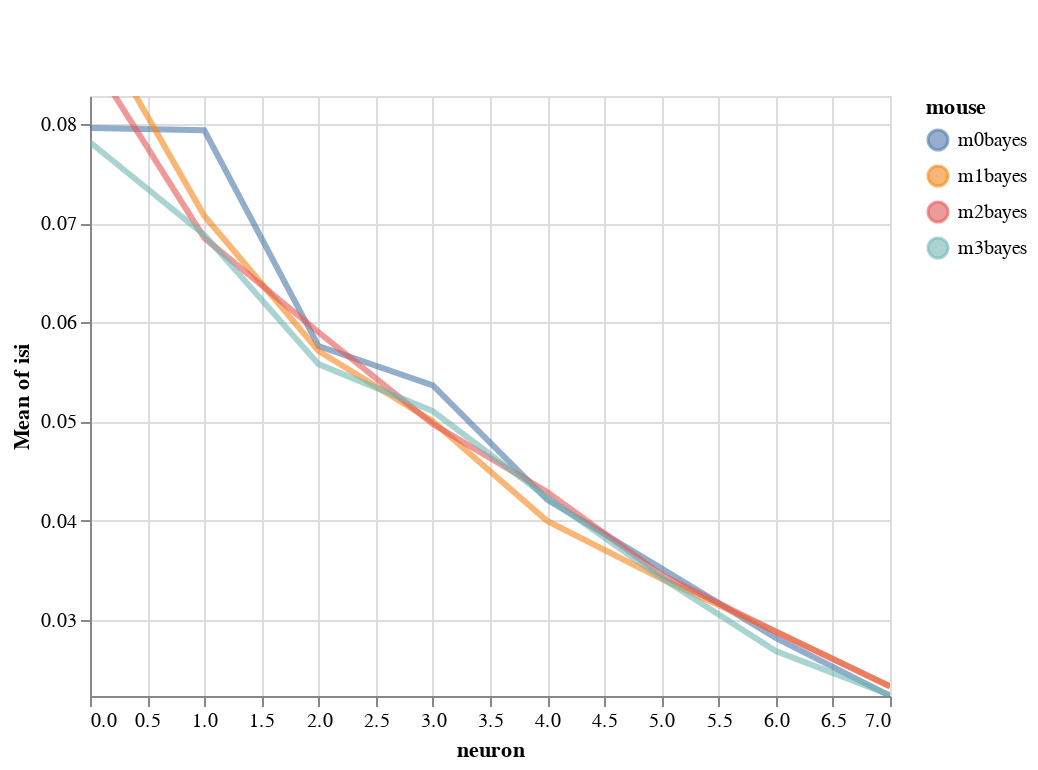

The code cell stored with this chart in its notebook:
### Markdown cell above
## Appendix: Elements of interactivity (WIP)

### Code cell
import altair as alt
y='isi'
color='mouse'
x='neuron'

base=alt.Chart(df).encode(
            x=x,
            color=f'{color}',
            y=alt.Y(f'mean({y})',
                    scale=alt.Scale(zero=False,
                                    domain=list(np.quantile(df[y], [.05, .95])))),
)
highlight = alt.selection(type='single', on='mouseover',
                          fields=[color], nearest=True)


lines=base.mark_line(clip=True, fill=None, opacity=.6, ).encode(
            size=alt.condition(~highlight, alt.value(1), alt.value(3))
        )
points = base.mark_circle().encode(
    opacity=alt.value(0),
    #axis=alt.Axis(labels=False, tickCount=0, title='')
).add_selection(
    highlight
)

lines+points

### Figure 1 — Vega-Lite specification as saved in the notebook (floating-point values rounded to 4 significant figures)
{"config": {"view": {"continuousWidth": 400, "continuousHeight": 300}}, "layer": [{"mark": {"type": "line", "clip": true, "fill": null, "opacity": 0.6}, "encoding": {"color": {"type": "nominal", "field": "mouse"}, "size": {"condition": {"value": 1, "selection": {"not": "selector001"}}, "value": 3}, "x": {"type": "quantitative", "field": "neuron"}, "y": {"type": "quantitative", "aggregate": "mean", "field": "isi", "scale": {"domain": [0.02233, 0.08281], "zero": false}}}}, {"mark": "circle", "encoding": {"color": {"type": "nominal", "field": "mouse"}, "opacity": {"value": 0}, "x": {"type": "quantitative", "field": "neuron"}, "y": {"type": "quantitative", "aggregate": "mean", "field": "isi", "scale": {"domain": [0.02233, 0.08281], "zero": false}}}, "selection": {"selector001": {"type": "single", "on": "mouseover", "fields": ["mouse"], "nearest": true}}}], "data": {"name": "data-b9295b3314805c5c10acca5f6b7d47fb"}, "$schema": "https://vega.github.io/schema/vega-lite/v4.8.1.json", "datasets": {"data-b9295b3314805c5c10acca5f6b7d47fb": [{"i_trial": 0, "neuron": 0, "stim": 0, "neuron_x_mouse": "0m0bayes", "mouse_code": 0, "neuron_code": 0, "mouse": "m0bayes", "log_firing_rate": 1.792, "Firing rate": 61.9, "firing_rate": 61.9, "i_spike": 44.0, "isi": 0.07802, "log_isi": -1.108}, {"i_trial": 0, "neuron": 0, "stim": 0, "neuron_x_mouse": "0m1bayes", "mouse_code": 1, "neuron_code": 1, "mouse": "m1bayes", "log_firing_rate": 2.248, "Firing rate": 176.9, "firing_rate": 176.9, "i_spike": 35.0, "isi": 0.1001, "log_isi": -0.9996}, {"i_trial": 0, "neuron": 0, "stim": 0, "neuron_x_mouse": "0m2bayes", "mouse_code": 2, "neuron_code": 2, "mouse": "m2bayes", "log_firing_rate": 1.77, "Firing rate": 58.89, "firing_rate": 58.89, "i_spike": 45.0, "isi": 0.07781, "log_isi": -1.109}, {"i_trial": 0, "neuron": 0, "stim": 0, "neuron_x_mouse": "0m3bayes", "mouse_code": 3, "neuron_code": 3, "mouse": "m3bayes", "log_firing_rate": 1.649, "Firing rate": 44.54, "firing_rate": 44.54, "i_spike": 32.5, "isi": 0.1056, "log_isi": -0.9762}, {"i_trial": 0, "neuron": 0, "stim": 1, "neuron_x_mouse": "0m0bayes", "mouse_code": 0, "neuron_code": 0, "mouse": "m0bayes", "log_firing_rate": 1.625, "Firing rate": 42.2, "firing_rate": 42.2, "i_spike": 42.5, "isi": 0.08301, "log_isi": -1.081}, {"i_trial": 0, "neuron": 0, "stim": 1, "neuron_x_mouse": "0m1bayes", "mouse_code": 1, "neuron_code": 1, "mouse": "m1bayes", "log_firing_rate": 1.754, "Firing rate": 56.79, "firing_rate": 56.79, "i_spike": 45.0, "isi": 0.07816, "log_isi": -1.107}, {"i_trial": 0, "neuron": 0, "stim": 1, "neuron_x_mouse": "0m2bayes", "mouse_code": 2, "neuron_code": 2, "mouse": "m2bayes", "log_firing_rate": 2.147, "Firing rate": 140.3, "firing_rate": 140.3, "i_spike": 49.0, "isi": 0.07182, "log_isi": -1.144}, {"i_trial": 0, "neuron": 0, "stim": 1, "neuron_x_mouse": "0m3bayes", "mouse_code": 3, "neuron_code": 3, "mouse": "m3bayes", "log_firing_rate": 1.951, "Firing rate": 89.28, "firing_rate": 89.28, "i_spike": 49.5, "isi": 0.07063, "log_isi": -1.151}, {"i_trial": 0, "neuron": 1, "stim": 0, "neuron_x_mouse": "1m0bayes", "mouse_code": 0, "neuron_code": 4, "mouse": "m0bayes", "log_firing_rate": 2.039, "Firing rate": 109.4, "firing_rate": 109.4, "i_spike": 51.0, "isi": 0.06644, "log_isi": -1.178}, {"i_trial": 0, "neuron": 1, "stim": 0, "neuron_x_mouse": "1m1bayes", "mouse_code": 1, "neuron_code": 5, "mouse": "m1bayes", "log_firing_rate": 1.624, "Firing rate": 42.07, "firing_rate": 42.07, "i_spike": 42.0, "isi": 0.08244, "log_isi": -1.084}, {"i_trial": 0, "neuron": 1, "stim": 0, "neuron_x_mouse": "1m2bayes", "mouse_code": 2, "neuron_code": 6, "mouse": "m2bayes", "log_firing_rate": 1.866, "Firing rate": 73.48, "firing_rate": 73.48, "i_spike": 47.5, "isi": 0.07213, "log_isi": -1.142}, {"i_trial": 0, "neuron": 1, "stim": 0, "neuron_x_mouse": "1m3bayes", "mouse_code": 3, "neuron_code": 7, "mouse": "m3bayes", "log_firing_rate": 1.971, "Firing rate": 93.59, "firing_rate": 93.59, "i_spike": 50.5, "isi": 0.06725, "log_isi": -1.172}, {"i_trial": 0, "neuron": 1, "stim": 1, "neuron_x_mouse": "1m0bayes", "mouse_code": 0, "neuron_code": 4, "mouse": "m0bayes", "log_firing_rate": 1.838, "Firing rate": 68.92, "firing_rate": 68.92, "i_spike": 43.0, "isi": 0.08194, "log_isi": -1.086}, {"i_trial": 0, "neuron": 1, "stim": 1, "neuron_x_mouse": "1m1bayes", "mouse_code": 1, "neuron_code": 5, "mouse": "m1bayes", "log_firing_rate": 1.865, "Firing rate": 73.24, "firing_rate": 73.24, "i_spike": 44.5, "isi": 0.07562, "log_isi": -1.121}, {"i_trial": 0, "neuron": 1, "stim": 1, "neuron_x_mouse": "1m2bayes", "mouse_code": 2, "neuron_code": 6, "mouse": "m2bayes", "log_firing_rate": 1.877, "Firing rate": 75.35, "firing_rate": 75.35, "i_spike": 45.5, "isi": 0.07627, "log_isi": -1.118}, {"i_trial": 0, "neuron": 1, "stim": 1, "neuron_x_mouse": "1m3bayes", "mouse_code": 3, "neuron_code": 7, "mouse": "m3bayes", "log_firing_rate": 1.861, "Firing rate": 72.67, "firing_rate": 72.67, "i_spike": 52.0, "isi": 0.0676, "log_isi": -1.17}, {"i_trial": 0, "neuron": 2, "stim": 0, "neuron_x_mouse": "2m0bayes", "mouse_code": 0, "neuron_code": 8, "mouse": "m0bayes", "log_firing_rate": 1.92, "Firing rate": 83.24, "firing_rate": 83.24, "i_spike": 57.0, "isi": 0.06054, "log_isi": -1.218}, {"i_trial": 0, "neuron": 2, "stim": 0, "neuron_x_mouse": "2m1bayes", "mouse_code": 1, "neuron_code": 9, "mouse": "m1bayes", "log_firing_rate": 1.835, "Firing rate": 68.32, "firing_rate": 68.32, "i_spike": 50.0, "isi": 0.06881, "log_isi": -1.162}, {"i_trial": 0, "neuron": 2, "stim": 0, "neuron_x_mouse": "2m2bayes", "mouse_code": 2, "neuron_code": 10, "mouse": "m2bayes", "log_firing_rate": 1.948, "Firing rate": 88.64, "firing_rate": 88.64, "i_spike": 57.0, "isi": 0.06151, "log_isi": -1.211}, {"i_trial": 0, "neuron": 2, "stim": 0, "neuron_x_mouse": "2m3bayes", "mouse_code": 3, "neuron_code": 11, "mouse": "m3bayes", "log_firing_rate": 2.165, "Firing rate": 146.1, "firing_rate": 146.1, "i_spike": 67.0, "isi": 0.05202, "log_isi": -1.284}, {"i_trial": 0, "neuron": 2, "stim": 1, "neuron_x_mouse": "2m0bayes", "mouse_code": 0, "neuron_code": 8, "mouse": "m0bayes", "log_firing_rate": 1.917, "Firing rate": 82.53, "firing_rate": 82.53, "i_spike": 60.0, "isi": 0.05866, "log_isi": -1.232}, {"i_trial": 0, "neuron": 2, "stim": 1, "neuron_x_mouse": "2m1bayes", "mouse_code": 1, "neuron_code": 9, "mouse": "m1bayes", "log_firing_rate": 2.343, "Firing rate": 220.2, "firing_rate": 220.2, "i_spike": 70.5, "isi": 0.04992, "log_isi": -1.302}, {"i_trial": 0, "neuron": 2, "stim": 1, "neuron_x_mouse": "2m2bayes", "mouse_code": 2, "neuron_code": 10, "mouse": "m2bayes", "log_firing_rate": 2.056, "Firing rate": 113.7, "firing_rate": 113.7, "i_spike": 75.5, "isi": 0.04604, "log_isi": -1.337}, {"i_trial": 0, "neuron": 2, "stim": 1, "neuron_x_mouse": "2m3bayes", "mouse_code": 3, "neuron_code": 11, "mouse": "m3bayes", "log_firing_rate": 2.028, "Firing rate": 106.8, "firing_rate": 106.8, "i_spike": 73.0, "isi": 0.04792, "log_isi": -1.319}, {"i_trial": 0, "neuron": 3, "stim": 0, "neuron_x_mouse": "3m0bayes", "mouse_code": 0, "neuron_code": 12, "mouse": "m0bayes", "log_firing_rate": 1.964, "Firing rate": 91.94, "firing_rate": 91.94, "i_spike": 66.0, "isi": 0.05146, "log_isi": -1.288}, {"i_trial": 0, "neuron": 3, "stim": 0, "neuron_x_mouse": "3m1bayes", "mouse_code": 1, "neuron_code": 13, "mouse": "m1bayes", "log_firing_rate": 2.219, "Firing rate": 165.5, "firing_rate": 165.5, "i_spike": 61.5, "isi": 0.05632, "log_isi": -1.249}, {"i_trial": 0, "neuron": 3, "stim": 0, "neuron_x_mouse": "3m2bayes", "mouse_code": 2, "neuron_code": 14, "mouse": "m2bayes", "log_firing_rate": 1.836, "Firing rate": 68.62, "firing_rate": 68.62, "i_spike": 64.5, "isi": 0.05286, "log_isi": -1.277}, {"i_trial": 0, "neuron": 3, "stim": 0, "neuron_x_mouse": "3m3bayes", "mouse_code": 3, "neuron_code": 15, "mouse": "m3bayes", "log_firing_rate": 2.462, "Firing rate": 289.6, "firing_rate": 289.6, "i_spike": 56.0, "isi": 0.06282, "log_isi": -1.202}, {"i_trial": 0, "neuron": 3, "stim": 1, "neuron_x_mouse": "3m0bayes", "mouse_code": 0, "neuron_code": 12, "mouse": "m0bayes", "log_firing_rate": 2.058, "Firing rate": 114.2, "firing_rate": 114.2, "i_spike": 59.0, "isi": 0.05896, "log_isi": -1.229}, {"i_trial": 0, "neuron": 3, "stim": 1, "neuron_x_mouse": "3m1bayes", "mouse_code": 1, "neuron_code": 13, "mouse": "m1bayes", "log_firing_rate": 2.079, "Firing rate": 120.0, "firing_rate": 120.0, "i_spike": 79.5, "isi": 0.04354, "log_isi": -1.361}, {"i_trial": 0, "neuron": 3, "stim": 1, "neuron_x_mouse": "3m2bayes", "mouse_code": 2, "neuron_code": 14, "mouse": "m2bayes", "log_firing_rate": 2.217, "Firing rate": 164.9, "firing_rate": 164.9, "i_spike": 77.0, "isi": 0.045, "log_isi": -1.347}, {"i_trial": 0, "neuron": 3, "stim": 1, "neuron_x_mouse": "3m3bayes", "mouse_code": 3, "neuron_code": 15, "mouse": "m3bayes", "log_firing_rate": 2.173, "Firing rate": 148.9, "firing_rate": 148.9, "i_spike": 77.5, "isi": 0.04465, "log_isi": -1.35}, {"i_trial": 0, "neuron": 4, "stim": 0, "neuron_x_mouse": "4m0bayes", "mouse_code": 0, "neuron_code": 16, "mouse": "m0bayes", "log_firing_rate": 2.207, "Firing rate": 161.1, "firing_rate": 161.1, "i_spike": 87.0, "isi": 0.04004, "log_isi": -1.398}, {"i_trial": 0, "neuron": 4, "stim": 0, "neuron_x_mouse": "4m1bayes", "mouse_code": 1, "neuron_code": 17, "mouse": "m1bayes", "log_firing_rate": 2.075, "Firing rate": 118.8, "firing_rate": 118.8, "i_spike": 93.0, "isi": 0.03734, "log_isi": -1.428}, {"i_trial": 0, "neuron": 4, "stim": 0, "neuron_x_mouse": "4m2bayes", "mouse_code": 2, "neuron_code": 18, "mouse": "m2bayes", "log_firing_rate": 2.026, "Firing rate": 106.2, "firing_rate": 106.2, "i_spike": 83.0, "isi": 0.04195, "log_isi": -1.377}, {"i_trial": 0, "neuron": 4, "stim": 0, "neuron_x_mouse": "4m3bayes", "mouse_code": 3, "neuron_code": 19, "mouse": "m3bayes", "log_firing_rate": 1.955, "Firing rate": 90.11, "firing_rate": 90.11, "i_spike": 69.5, "isi": 0.04975, "log_isi": -1.303}, {"i_trial": 0, "neuron": 4, "stim": 1, "neuron_x_mouse": "4m0bayes", "mouse_code": 0, "neuron_code": 16, "mouse": "m0bayes", "log_firing_rate": 2.564, "Firing rate": 366.1, "firing_rate": 366.1, "i_spike": 80.0, "isi": 0.04377, "log_isi": -1.359}, {"i_trial": 0, "neuron": 4, "stim": 1, "neuron_x_mouse": "4m1bayes", "mouse_code": 1, "neuron_code": 17, "mouse": "m1bayes", "log_firing_rate": 1.992, "Firing rate": 98.12, "firing_rate": 98.12, "i_spike": 79.0, "isi": 0.04418, "log_isi": -1.355}, {"i_trial": 0, "neuron": 4, "stim": 1, "neuron_x_mouse": "4m2bayes", "mouse_code": 2, "neuron_code": 18, "mouse": "m2bayes", "log_firing_rate": 2.018, "Firing rate": 104.2, "firing_rate": 104.2, "i_spike": 82.0, "isi": 0.0429, "log_isi": -1.368}, {"i_trial": 0, "neuron": 4, "stim": 1, "neuron_x_mouse": "4m3bayes", "mouse_code": 3, "neuron_code": 19, "mouse": "m3bayes", "log_firing_rate": 2.178, "Firing rate": 150.5, "firing_rate": 150.5, "i_spike": 87.0, "isi": 0.04038, "log_isi": -1.394}, {"i_trial": 0, "neuron": 5, "stim": 0, "neuron_x_mouse": "5m0bayes", "mouse_code": 0, "neuron_code": 20, "mouse": "m0bayes", "log_firing_rate": 2.164, "Firing rate": 145.9, "firing_rate": 145.9, "i_spike": 95.5, "isi": 0.03641, "log_isi": -1.439}, {"i_trial": 0, "neuron": 5, "stim": 0, "neuron_x_mouse": "5m1bayes", "mouse_code": 1, "neuron_code": 21, "mouse": "m1bayes", "log_firing_rate": 2.358, "Firing rate": 227.8, "firing_rate": 227.8, "i_spike": 118.5, "isi": 0.02963, "log_isi": -1.528}, {"i_trial": 0, "neuron": 5, "stim": 0, "neuron_x_mouse": "5m2bayes", "mouse_code": 2, "neuron_code": 22, "mouse": "m2bayes", "log_firing_rate": 2.258, "Firing rate": 181.3, "firing_rate": 181.3, "i_spike": 90.0, "isi": 0.03846, "log_isi": -1.415}, {"i_trial": 0, "neuron": 5, "stim": 0, "neuron_x_mouse": "5m3bayes", "mouse_code": 3, "neuron_code": 23, "mouse": "m3bayes", "log_firing_rate": 2.024, "Firing rate": 105.8, "firing_rate": 105.8, "i_spike": 84.0, "isi": 0.0412, "log_isi": -1.385}, {"i_trial": 0, "neuron": 5, "stim": 1, "neuron_x_mouse": "5m0bayes", "mouse_code": 0, "neuron_code": 20, "mouse": "m0bayes", "log_firing_rate": 1.995, "Firing rate": 98.83, "firing_rate": 98.83, "i_spike": 114.5, "isi": 0.03058, "log_isi": -1.515}, {"i_trial": 0, "neuron": 5, "stim": 1, "neuron_x_mouse": "5m1bayes", "mouse_code": 1, "neuron_code": 21, "mouse": "m1bayes", "log_firing_rate": 2.34, "Firing rate": 218.6, "firing_rate": 218.6, "i_spike": 84.5, "isi": 0.04138, "log_isi": -1.383}, {"i_trial": 0, "neuron": 5, "stim": 1, "neuron_x_mouse": "5m2bayes", "mouse_code": 2, "neuron_code": 22, "mouse": "m2bayes", "log_firing_rate": 2.293, "Firing rate": 196.3, "firing_rate": 196.3, "i_spike": 108.0, "isi": 0.03224, "log_isi": -1.492}, {"i_trial": 0, "neuron": 5, "stim": 1, "neuron_x_mouse": "5m3bayes", "mouse_code": 3, "neuron_code": 23, "mouse": "m3bayes", "log_firing_rate": 2.694, "Firing rate": 494.3, "firing_rate": 494.3, "i_spike": 111.5, "isi": 0.03151, "log_isi": -1.502}, {"i_trial": 0, "neuron": 6, "stim": 0, "neuron_x_mouse": "6m0bayes", "mouse_code": 0, "neuron_code": 24, "mouse": "m0bayes", "log_firing_rate": 2.454, "Firing rate": 284.5, "firing_rate": 284.5, "i_spike": 122.0, "isi": 0.02848, "log_isi": -1.545}, {"i_trial": 0, "neuron": 6, "stim": 0, "neuron_x_mouse": "6m1bayes", "mouse_code": 1, "neuron_code": 25, "mouse": "m1bayes", "log_firing_rate": 2.23, "Firing rate": 169.7, "firing_rate": 169.7, "i_spike": 115.5, "isi": 0.03032, "log_isi": -1.518}, {"i_trial": 0, "neuron": 6, "stim": 0, "neuron_x_mouse": "6m2bayes", "mouse_code": 2, "neuron_code": 26, "mouse": "m2bayes", "log_firing_rate": 2.759, "Firing rate": 574.3, "firing_rate": 574.3, "i_spike": 121.5, "isi": 0.02887, "log_isi": -1.54}, {"i_trial": 0, "neuron": 6, "stim": 0, "neuron_x_mouse": "6m3bayes", "mouse_code": 3, "neuron_code": 27, "mouse": "m3bayes", "log_firing_rate": 2.698, "Firing rate": 498.9, "firing_rate": 498.9, "i_spike": 126.0, "isi": 0.02766, "log_isi": -1.558}, {"i_trial": 0, "neuron": 6, "stim": 1, "neuron_x_mouse": "6m0bayes", "mouse_code": 0, "neuron_code": 24, "mouse": "m0bayes", "log_firing_rate": 3.105, "Firing rate": 1274.0, "firing_rate": 1274.0, "i_spike": 121.0, "isi": 0.02896, "log_isi": -1.538}, {"i_trial": 0, "neuron": 6, "stim": 1, "neuron_x_mouse": "6m1bayes", "mouse_code": 1, "neuron_code": 25, "mouse": "m1bayes", "log_firing_rate": 2.543, "Firing rate": 348.8, "firing_rate": 348.8, "i_spike": 132.5, "isi": 0.02643, "log_isi": -1.578}, {"i_trial": 0, "neuron": 6, "stim": 1, "neuron_x_mouse": "6m2bayes", "mouse_code": 2, "neuron_code": 26, "mouse": "m2bayes", "log_firing_rate": 2.182, "Firing rate": 151.9, "firing_rate": 151.9, "i_spike": 122.0, "isi": 0.0281, "log_isi": -1.551}, {"i_trial": 0, "neuron": 6, "stim": 1, "neuron_x_mouse": "6m3bayes", "mouse_code": 3, "neuron_code": 27, "mouse": "m3bayes", "log_firing_rate": 2.289, "Firing rate": 194.7, "firing_rate": 194.7, "i_spike": 144.0, "isi": 0.024, "log_isi": -1.62}, {"i_trial": 0, "neuron": 7, "stim": 0, "neuron_x_mouse": "7m0bayes", "mouse_code": 0, "neuron_code": 28, "mouse": "m0bayes", "log_firing_rate": 2.561, "Firing rate": 364.1, "firing_rate": 364.1, "i_spike": 156.0, "isi": 0.02247, "log_isi": -1.648}, {"i_trial": 0, "neuron": 7, "stim": 0, "neuron_x_mouse": "7m1bayes", "mouse_code": 1, "neuron_code": 29, "mouse": "m1bayes", "log_firing_rate": 2.937, "Firing rate": 865.7, "firing_rate": 865.7, "i_spike": 162.5, "isi": 0.02142, "log_isi": -1.669}, {"i_trial": 0, "neuron": 7, "stim": 0, "neuron_x_mouse": "7m2bayes", "mouse_code": 2, "neuron_code": 30, "mouse": "m2bayes", "log_firing_rate": 2.872, "Firing rate": 744.5, "firing_rate": 744.5, "i_spike": 174.0, "isi": 0.02006, "log_isi": -1.698}, {"i_trial": 0, "neuron": 7, "stim": 0, "neuron_x_mouse": "7m3bayes", "mouse_code": 3, "neuron_code": 31, "mouse": "m3bayes", "log_firing_rate": 2.307, "Firing rate": 202.6, "firing_rate": 202.6, "i_spike": 151.0, "isi": 0.02297, "log_isi": -1.639}, {"i_trial": 0, "neuron": 7, "stim": 1, "neuron_x_mouse": "7m0bayes", "mouse_code": 0, "neuron_code": 28, "mouse": "m0bayes", "log_firing_rate": 2.586, "Firing rate": 385.1, "firing_rate": 385.1, "i_spike": 161.5, "isi": 0.02163, "log_isi": -1.665}, {"i_trial": 0, "neuron": 7, "stim": 1, "neuron_x_mouse": "7m1bayes", "mouse_code": 1, "neuron_code": 29, "mouse": "m1bayes", "log_firing_rate": 2.25, "Firing rate": 178.0, "firing_rate": 178.0, "i_spike": 131.5, "isi": 0.02658, "log_isi": -1.575}, {"i_trial": 0, "neuron": 7, "stim": 1, "neuron_x_mouse": "7m2bayes", "mouse_code": 2, "neuron_code": 30, "mouse": "m2bayes", "log_firing_rate": 3.043, "Firing rate": 1105.0, "firing_rate": 1105.0, "i_spike": 135.5, "isi": 0.02576, "log_isi": -1.589}, {"i_trial": 0, "neuron": 7, "stim": 1, "neuron_x_mouse": "7m3bayes", "mouse_code": 3, "neuron_code": 31, "mouse": "m3bayes", "log_firing_rate": 2.537, "Firing rate": 344.0, "firing_rate": 344.0, "i_spike": 154.5, "isi": 0.02266, "log_isi": -1.645}, {"i_trial": 1, "neuron": 0, "stim": 0, "neuron_x_mouse": "0m0bayes", "mouse_code": 0, "neuron_code": 0, "mouse": "m0bayes", "log_firing_rate": 1.843, "Firing rate": 69.64, "firing_rate": 69.64, "i_spike": 44.0, "isi": 0.07976, "log_isi": -1.098}, {"i_trial": 1, "neuron": 0, "stim": 0, "neuron_x_mouse": "0m1bayes", "mouse_code": 1, "neuron_code": 1, "mouse": "m1bayes", "log_firing_rate": 1.546, "Firing rate": 35.17, "firing_rate": 35.17, "i_spike": 45.5, "isi": 0.07745, "log_isi": -1.111}, {"i_trial": 1, "neuron": 0, "stim": 0, "neuron_x_mouse": "0m2bayes", "mouse_code": 2, "neuron_code": 2, "mouse": "m2bayes", "log_firing_rate": 3.049, "Firing rate": 1118.0, "firing_rate": 1118.0, "i_spike": 31.5, "isi": 0.1113, "log_isi": -0.9533}, {"i_trial": 1, "neuron": 0, "stim": 0, "neuron_x_mouse": "0m3bayes", "mouse_code": 3, "neuron_code": 3, "mouse": "m3bayes", "log_firing_rate": 1.91, "Firing rate": 81.32, "firing_rate": 81.32, "i_spike": 47.0, "isi": 0.07299, "log_isi": -1.137}, {"i_trial": 1, "neuron": 0, "stim": 1, "neuron_x_mouse": "0m0bayes", "mouse_code": 0, "neuron_code": 0, "mouse": "m0bayes", "log_firing_rate": 1.816, "Firing rate": 65.39, "firing_rate": 65.39, "i_spike": 44.0, "isi": 0.07759, "log_isi": -1.11}, {"i_trial": 1, "neuron": 0, "stim": 1, "neuron_x_mouse": "0m1bayes", "mouse_code": 1, "neuron_code": 1, "mouse": "m1bayes", "log_firing_rate": 1.888, "Firing rate": 77.32, "firing_rate": 77.32, "i_spike": 31.0, "isi": 0.1078, "log_isi": -0.9672}, {"i_trial": 1, "neuron": 0, "stim": 1, "neuron_x_mouse": "0m2bayes", "mouse_code": 2, "neuron_code": 2, "mouse": "m2bayes", "log_firing_rate": 1.624, "Firing rate": 42.09, "firing_rate": 42.09, "i_spike": 41.0, "isi": 0.08627, "log_isi": -1.064}, {"i_trial": 1, "neuron": 0, "stim": 1, "neuron_x_mouse": "0m3bayes", "mouse_code": 3, "neuron_code": 3, "mouse": "m3bayes", "log_firing_rate": 1.988, "Firing rate": 97.27, "firing_rate": 97.27, "i_spike": 55.0, "isi": 0.06335, "log_isi": -1.198}, {"i_trial": 1, "neuron": 1, "stim": 0, "neuron_x_mouse": "1m0bayes", "mouse_code": 0, "neuron_code": 4, "mouse": "m0bayes", "log_firing_rate": 2.003, "Firing rate": 100.8, "firing_rate": 100.8, "i_spike": 45.5, "isi": 0.07714, "log_isi": -1.113}, {"i_trial": 1, "neuron": 1, "stim": 0, "neuron_x_mouse": "1m1bayes", "mouse_code": 1, "neuron_code": 5, "mouse": "m1bayes", "log_firing_rate": 1.852, "Firing rate": 71.08, "firing_rate": 71.08, "i_spike": 54.0, "isi": 0.06408, "log_isi": -1.193}, {"i_trial": 1, "neuron": 1, "stim": 0, "neuron_x_mouse": "1m2bayes", "mouse_code": 2, "neuron_code": 6, "mouse": "m2bayes", "log_firing_rate": 1.814, "Firing rate": 65.19, "firing_rate": 65.19, "i_spike": 53.0, "isi": 0.06416, "log_isi": -1.193}, {"i_trial": 1, "neuron": 1, "stim": 0, "neuron_x_mouse": "1m3bayes", "mouse_code": 3, "neuron_code": 7, "mouse": "m3bayes", "log_firing_rate": 1.583, "Firing rate": 38.24, "firing_rate": 38.24, "i_spike": 43.5, "isi": 0.08122, "log_isi": -1.09}, {"i_trial": 1, "neuron": 1, "stim": 1, "neuron_x_mouse": "1m0bayes", "mouse_code": 0, "neuron_code": 4, "mouse": "m0bayes", "log_firing_rate": 2.386, "Firing rate": 243.0, "firing_rate": 243.0, "i_spike": 38.5, "isi": 0.09193, "log_isi": -1.037}, {"i_trial": 1, "neuron": 1, "stim": 1, "neuron_x_mouse": "1m1bayes", "mouse_code": 1, "neuron_code": 5, "mouse": "m1bayes", "log_firing_rate": 2.003, "Firing rate": 100.7, "firing_rate": 100.7, "i_spike": 57.0, "isi": 0.06085, "log_isi": -1.216}, {"i_trial": 1, "neuron": 1, "stim": 1, "neuron_x_mouse": "1m2bayes", "mouse_code": 2, "neuron_code": 6, "mouse": "m2bayes", "log_firing_rate": 1.965, "Firing rate": 92.3, "firing_rate": 92.3, "i_spike": 57.0, "isi": 0.06147, "log_isi": -1.211}, {"i_trial": 1, "neuron": 1, "stim": 1, "neuron_x_mouse": "1m3bayes", "mouse_code": 3, "neuron_code": 7, "mouse": "m3bayes", "log_firing_rate": 1.734, "Firing rate": 54.24, "firing_rate": 54.24, "i_spike": 58.5, "isi": 0.05918, "log_isi": -1.228}, {"i_trial": 1, "neuron": 2, "stim": 0, "neuron_x_mouse": "2m0bayes", "mouse_code": 0, "neuron_code": 8, "mouse": "m0bayes", "log_firing_rate": 1.947, "Firing rate": 88.47, "firing_rate": 88.47, "i_spike": 61.0, "isi": 0.05614, "log_isi": -1.251}, {"i_trial": 1, "neuron": 2, "stim": 0, "neuron_x_mouse": "2m1bayes", "mouse_code": 1, "neuron_code": 9, "mouse": "m1bayes", "log_firing_rate": 2.171, "Firing rate": 148.2, "firing_rate": 148.2, "i_spike": 55.0, "isi": 0.06225, "log_isi": -1.206}, {"i_trial": 1, "neuron": 2, "stim": 0, "neuron_x_mouse": "2m2bayes", "mouse_code": 2, "neuron_code": 10, "mouse": "m2bayes", "log_firing_rate": 2.003, "Firing rate": 100.7, "firing_rate": 100.7, "i_spike": 61.0, "isi": 0.05725, "log_isi": -1.242}, {"i_trial": 1, "neuron": 2, "stim": 0, "neuron_x_mouse": "2m3bayes", "mouse_code": 3, "neuron_code": 11, "mouse": "m3bayes", "log_firing_rate": 2.061, "Firing rate": 115.2, "firing_rate": 115.2, "i_spike": 54.0, "isi": 0.06499, "log_isi": -1.187}, {"i_trial": 1, "neuron": 2, "stim": 1, "neuron_x_mouse": "2m0bayes", "mouse_code": 0, "neuron_code": 8, "mouse": "m0bayes", "log_firing_rate": 2.077, "Firing rate": 119.5, "firing_rate": 119.5, "i_spike": 61.0, "isi": 0.05505, "log_isi": -1.259}, {"i_trial": 1, "neuron": 2, "stim": 1, "neuron_x_mouse": "2m1bayes", "mouse_code": 1, "neuron_code": 9, "mouse": "m1bayes", "log_firing_rate": 3.165, "Firing rate": 1462.0, "firing_rate": 1462.0, "i_spike": 73.5, "isi": 0.04742, "log_isi": -1.324}, {"i_trial": 1, "neuron": 2, "stim": 1, "neuron_x_mouse": "2m2bayes", "mouse_code": 2, "neuron_code": 10, "mouse": "m2bayes", "log_firing_rate": 1.799, "Firing rate": 62.98, "firing_rate": 62.98, "i_spike": 48.0, "isi": 0.07118, "log_isi": -1.148}, {"i_trial": 1, "neuron": 2, "stim": 1, "neuron_x_mouse": "2m3bayes", "mouse_code": 3, "neuron_code": 11, "mouse": "m3bayes", "log_firing_rate": 2.151, "Firing rate": 141.5, "firing_rate": 141.5, "i_spike": 59.5, "isi": 0.0582, "log_isi": -1.235}, {"i_trial": 1, "neuron": 3, "stim": 0, "neuron_x_mouse": "3m0bayes", "mouse_code": 0, "neuron_code": 12, "mouse": "m0bayes", "log_firing_rate": 1.965, "Firing rate": 92.17, "firing_rate": 92.17, "i_spike": 82.0, "isi": 0.04248, "log_isi": -1.372}, {"i_trial": 1, "neuron": 3, "stim": 0, "neuron_x_mouse": "3m1bayes", "mouse_code": 1, "neuron_code": 13, "mouse": "m1bayes", "log_firing_rate": 2.118, "Firing rate": 131.2, "firing_rate": 131.2, "i_spike": 72.0, "isi": 0.04847, "log_isi": -1.315}, {"i_trial": 1, "neuron": 3, "stim": 0, "neuron_x_mouse": "3m2bayes", "mouse_code": 2, "neuron_code": 14, "mouse": "m2bayes", "log_firing_rate": 1.86, "Firing rate": 72.44, "firing_rate": 72.44, "i_spike": 62.0, "isi": 0.05577, "log_isi": -1.254}, {"i_trial": 1, "neuron": 3, "stim": 0, "neuron_x_mouse": "3m3bayes", "mouse_code": 3, "neuron_code": 15, "mouse": "m3bayes", "log_firing_rate": 2.254, "Firing rate": 179.6, "firing_rate": 179.6, "i_spike": 67.0, "isi": 0.05096, "log_isi": -1.293}, {"i_trial": 1, "neuron": 3, "stim": 1, "neuron_x_mouse": "3m0bayes", "mouse_code": 0, "neuron_code": 12, "mouse": "m0bayes", "log_firing_rate": 1.973, "Firing rate": 93.87, "firing_rate": 93.87, "i_spike": 57.0, "isi": 0.06162, "log_isi": -1.21}, {"i_trial": 1, "neuron": 3, "stim": 1, "neuron_x_mouse": "3m1bayes", "mouse_code": 1, "neuron_code": 13, "mouse": "m1bayes", "log_firing_rate": 1.932, "Firing rate": 85.51, "firing_rate": 85.51, "i_spike": 67.0, "isi": 0.05166, "log_isi": -1.287}, {"i_trial": 1, "neuron": 3, "stim": 1, "neuron_x_mouse": "3m2bayes", "mouse_code": 2, "neuron_code": 14, "mouse": "m2bayes", "log_firing_rate": 1.992, "Firing rate": 98.23, "firing_rate": 98.23, "i_spike": 75.5, "isi": 0.04532, "log_isi": -1.344}, {"i_trial": 1, "neuron": 3, "stim": 1, "neuron_x_mouse": "3m3bayes", "mouse_code": 3, "neuron_code": 15, "mouse": "m3bayes", "log_firing_rate": 2.337, "Firing rate": 217.4, "firing_rate": 217.4, "i_spike": 75.0, "isi": 0.04574, "log_isi": -1.34}, {"i_trial": 1, "neuron": 4, "stim": 0, "neuron_x_mouse": "4m0bayes", "mouse_code": 0, "neuron_code": 16, "mouse": "m0bayes", "log_firing_rate": 2.806, "Firing rate": 640.3, "firing_rate": 640.3, "i_spike": 90.0, "isi": 0.03891, "log_isi": -1.41}, {"i_trial": 1, "neuron": 4, "stim": 0, "neuron_x_mouse": "4m1bayes", "mouse_code": 1, "neuron_code": 17, "mouse": "m1bayes", "log_firing_rate": 2.03, "Firing rate": 107.3, "firing_rate": 107.3, "i_spike": 99.0, "isi": 0.03532, "log_isi": -1.452}, {"i_trial": 1, "neuron": 4, "stim": 0, "neuron_x_mouse": "4m2bayes", "mouse_code": 2, "neuron_code": 18, "mouse": "m2bayes", "log_firing_rate": 2.33, "Firing rate": 213.8, "firing_rate": 213.8, "i_spike": 74.0, "isi": 0.04665, "log_isi": -1.331}, {"i_trial": 1, "neuron": 4, "stim": 0, "neuron_x_mouse": "4m3bayes", "mouse_code": 3, "neuron_code": 19, "mouse": "m3bayes", "log_firing_rate": 2.169, "Firing rate": 147.4, "firing_rate": 147.4, "i_spike": 91.0, "isi": 0.03827, "log_isi": -1.417}, {"i_trial": 1, "neuron": 4, "stim": 1, "neuron_x_mouse": "4m0bayes", "mouse_code": 0, "neuron_code": 16, "mouse": "m0bayes", "log_firing_rate": 1.889, "Firing rate": 77.47, "firing_rate": 77.47, "i_spike": 76.5, "isi": 0.04576, "log_isi": -1.34}, {"i_trial": 1, "neuron": 4, "stim": 1, "neuron_x_mouse": "4m1bayes", "mouse_code": 1, "neuron_code": 17, "mouse": "m1bayes", "log_firing_rate": 2.405, "Firing rate": 254.2, "firing_rate": 254.2, "i_spike": 80.5, "isi": 0.04304, "log_isi": -1.366}, {"i_trial": 1, "neuron": 4, "stim": 1, "neuron_x_mouse": "4m2bayes", "mouse_code": 2, "neuron_code": 18, "mouse": "m2bayes", "log_firing_rate": 1.985, "Firing rate": 96.72, "firing_rate": 96.72, "i_spike": 87.5, "isi": 0.04011, "log_isi": -1.397}, {"i_trial": 1, "neuron": 4, "stim": 1, "neuron_x_mouse": "4m3bayes", "mouse_code": 3, "neuron_code": 19, "mouse": "m3bayes", "log_firing_rate": 2.204, "Firing rate": 159.9, "firing_rate": 159.9, "i_spike": 85.0, "isi": 0.04104, "log_isi": -1.387}, {"i_trial": 1, "neuron": 5, "stim": 0, "neuron_x_mouse": "5m0bayes", "mouse_code": 0, "neuron_code": 20, "mouse": "m0bayes", "log_firing_rate": 2.276, "Firing rate": 189.0, "firing_rate": 189.0, "i_spike": 98.0, "isi": 0.03537, "log_isi": -1.451}, {"i_trial": 1, "neuron": 5, "stim": 0, "neuron_x_mouse": "5m1bayes", "mouse_code": 1, "neuron_code": 21, "mouse": "m1bayes", "log_firing_rate": 2.669, "Firing rate": 467.1, "firing_rate": 467.1, "i_spike": 102.0, "isi": 0.03397, "log_isi": -1.469}, {"i_trial": 1, "neuron": 5, "stim": 0, "neuron_x_mouse": "5m2bayes", "mouse_code": 2, "neuron_code": 22, "mouse": "m2bayes", "log_firing_rate": 2.203, "Firing rate": 159.7, "firing_rate": 159.7, "i_spike": 105.5, "isi": 0.03324, "log_isi": -1.478}, {"i_trial": 1, "neuron": 5, "stim": 0, "neuron_x_mouse": "5m3bayes", "mouse_code": 3, "neuron_code": 23, "mouse": "m3bayes", "log_firing_rate": 2.478, "Firing rate": 300.3, "firing_rate": 300.3, "i_spike": 106.5, "isi": 0.03291, "log_isi": -1.483}, {"i_trial": 1, "neuron": 5, "stim": 1, "neuron_x_mouse": "5m0bayes", "mouse_code": 0, "neuron_code": 20, "mouse": "m0bayes", "log_firing_rate": 2.851, "Firing rate": 709.2, "firing_rate": 709.2, "i_spike": 91.0, "isi": 0.03842, "log_isi": -1.415}, {"i_trial": 1, "neuron": 5, "stim": 1, "neuron_x_mouse": "5m1bayes", "mouse_code": 1, "neuron_code": 21, "mouse": "m1bayes", "log_firing_rate": 2.366, "Firing rate": 232.4, "firing_rate": 232.4, "i_spike": 111.0, "isi": 0.03163, "log_isi": -1.5}, {"i_trial": 1, "neuron": 5, "stim": 1, "neuron_x_mouse": "5m2bayes", "mouse_code": 2, "neuron_code": 22, "mouse": "m2bayes", "log_firing_rate": 2.274, "Firing rate": 188.0, "firing_rate": 188.0, "i_spike": 102.0, "isi": 0.03433, "log_isi": -1.464}, {"i_trial": 1, "neuron": 5, "stim": 1, "neuron_x_mouse": "5m3bayes", "mouse_code": 3, "neuron_code": 23, "mouse": "m3bayes", "log_firing_rate": 2.698, "Firing rate": 498.9, "firing_rate": 498.9, "i_spike": 111.5, "isi": 0.03136, "log_isi": -1.504}, {"i_trial": 1, "neuron": 6, "stim": 0, "neuron_x_mouse": "6m0bayes", "mouse_code": 0, "neuron_code": 24, "mouse": "m0bayes", "log_firing_rate": 2.223, "Firing rate": 167.0, "firing_rate": 167.0, "i_spike": 126.5, "isi": 0.02754, "log_isi": -1.56}, {"i_trial": 1, "neuron": 6, "stim": 0, "neuron_x_mouse": "6m1bayes", "mouse_code": 1, "neuron_code": 25, "mouse": "m1bayes", "log_firing_rate": 2.26, "Firing rate": 181.8, "firing_rate": 181.8, "i_spike": 122.5, "isi": 0.02833, "log_isi": -1.548}, {"i_trial": 1, "neuron": 6, "stim": 0, "neuron_x_mouse": "6m2bayes", "mouse_code": 2, "neuron_code": 26, "mouse": "m2bayes", "log_firing_rate": 2.146, "Firing rate": 140.0, "firing_rate": 140.0, "i_spike": 106.5, "isi": 0.03261, "log_isi": -1.487}, {"i_trial": 1, "neuron": 6, "stim": 0, "neuron_x_mouse": "6m3bayes", "mouse_code": 3, "neuron_code": 27, "mouse": "m3bayes", "log_firing_rate": 2.233, "Firing rate": 171.0, "firing_rate": 171.0, "i_spike": 111.0, "isi": 0.03161, "log_isi": -1.5}, {"i_trial": 1, "neuron": 6, "stim": 1, "neuron_x_mouse": "6m0bayes", "mouse_code": 0, "neuron_code": 24, "mouse": "m0bayes", "log_firing_rate": 2.307, "Firing rate": 202.6, "firing_rate": 202.6, "i_spike": 126.0, "isi": 0.02776, "log_isi": -1.557}, {"i_trial": 1, "neuron": 6, "stim": 1, "neuron_x_mouse": "6m1bayes", "mouse_code": 1, "neuron_code": 25, "mouse": "m1bayes", "log_firing_rate": 2.31, "Firing rate": 204.1, "firing_rate": 204.1, "i_spike": 115.0, "isi": 0.0303, "log_isi": -1.519}, {"i_trial": 1, "neuron": 6, "stim": 1, "neuron_x_mouse": "6m2bayes", "mouse_code": 2, "neuron_code": 26, "mouse": "m2bayes", "log_firing_rate": 2.513, "Firing rate": 325.7, "firing_rate": 325.7, "i_spike": 137.0, "isi": 0.02563, "log_isi": -1.591}, {"i_trial": 1, "neuron": 6, "stim": 1, "neuron_x_mouse": "6m3bayes", "mouse_code": 3, "neuron_code": 27, "mouse": "m3bayes", "log_firing_rate": 2.483, "Firing rate": 304.1, "firing_rate": 304.1, "i_spike": 144.5, "isi": 0.0242, "log_isi": -1.616}, {"i_trial": 1, "neuron": 7, "stim": 0, "neuron_x_mouse": "7m0bayes", "mouse_code": 0, "neuron_code": 28, "mouse": "m0bayes", "log_firing_rate": 2.615, "Firing rate": 412.0, "firing_rate": 412.0, "i_spike": 155.0, "isi": 0.0226, "log_isi": -1.646}, {"i_trial": 1, "neuron": 7, "stim": 0, "neuron_x_mouse": "7m1bayes", "mouse_code": 1, "neuron_code": 29, "mouse": "m1bayes", "log_firing_rate": 2.716, "Firing rate": 520.5, "firing_rate": 520.5, "i_spike": 157.5, "isi": 0.02225, "log_isi": -1.653}, {"i_trial": 1, "neuron": 7, "stim": 0, "neuron_x_mouse": "7m2bayes", "mouse_code": 2, "neuron_code": 30, "mouse": "m2bayes", "log_firing_rate": 2.473, "Firing rate": 296.9, "firing_rate": 296.9, "i_spike": 134.0, "isi": 0.02609, "log_isi": -1.584}, {"i_trial": 1, "neuron": 7, "stim": 0, "neuron_x_mouse": "7m3bayes", "mouse_code": 3, "neuron_code": 31, "mouse": "m3bayes", "log_firing_rate": 2.436, "Firing rate": 272.9, "firing_rate": 272.9, "i_spike": 158.5, "isi": 0.02208, "log_isi": -1.656}, {"i_trial": 1, "neuron": 7, "stim": 1, "neuron_x_mouse": "7m0bayes", "mouse_code": 0, "neuron_code": 28, "mouse": "m0bayes", "log_firing_rate": 2.632, "Firing rate": 428.9, "firing_rate": 428.9, "i_spike": 154.0, "isi": 0.02265, "log_isi": -1.645}, {"i_trial": 1, "neuron": 7, "stim": 1, "neuron_x_mouse": "7m1bayes", "mouse_code": 1, "neuron_code": 29, "mouse": "m1bayes", "log_firing_rate": 2.489, "Firing rate": 308.0, "firing_rate": 308.0, "i_spike": 152.0, "isi": 0.02292, "log_isi": -1.64}, {"i_trial": 1, "neuron": 7, "stim": 1, "neuron_x_mouse": "7m2bayes", "mouse_code": 2, "neuron_code": 30, "mouse": "m2bayes", "log_firing_rate": 2.262, "Firing rate": 182.9, "firing_rate": 182.9, "i_spike": 164.0, "isi": 0.02127, "log_isi": -1.672}, {"i_trial": 1, "neuron": 7, "stim": 1, "neuron_x_mouse": "7m3bayes", "mouse_code": 3, "neuron_code": 31, "mouse": "m3bayes", "log_firing_rate": 2.489, "Firing rate": 308.2, "firing_rate": 308.2, "i_spike": 158.5, "isi": 0.02203, "log_isi": -1.657}]}}
